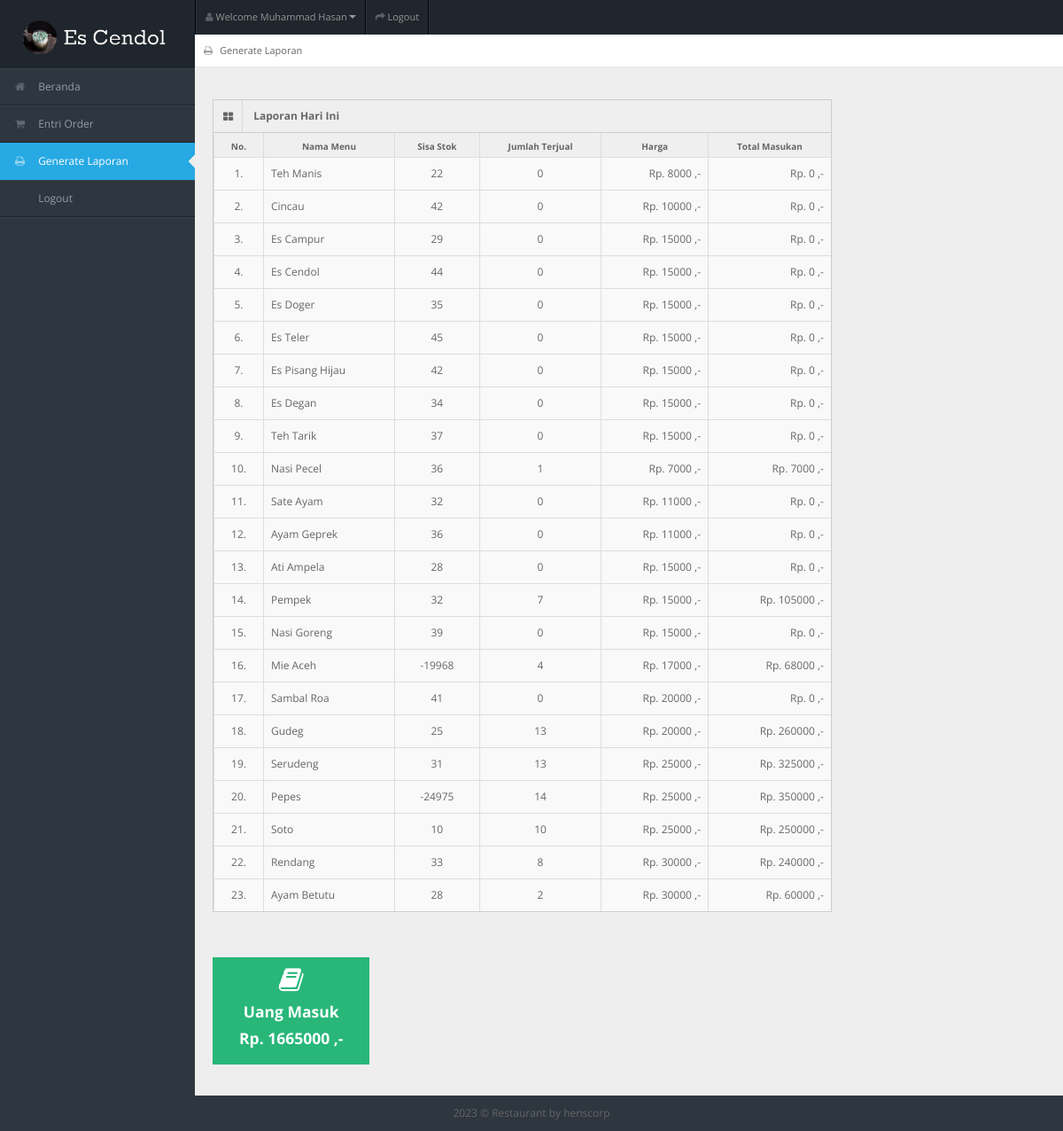
The page /generate_laporan.php (signed in) on the database its author committed.
### tables this page shows
CREATE TABLE `tb_user` (
  `id_user` int(11) NOT NULL AUTO_INCREMENT,
  `username` varchar(150) NOT NULL,
  `password` varchar(150) NOT NULL,
  `nama_user` varchar(150) NOT NULL,
  `id_level` int(11) NOT NULL,
  `status` varchar(150) NOT NULL,
  PRIMARY KEY (`id_user`),
  UNIQUE KEY `username` (`username`),
  KEY `id_level` (`id_level`),
  CONSTRAINT `tb_user_ibfk_1` FOREIGN KEY (`id_level`) REFERENCES `tb_level` (`id_level`)
);

CREATE TABLE `tb_masakan` (
  `id_masakan` int(11) NOT NULL AUTO_INCREMENT,
  `nama_masakan` varchar(150) NOT NULL,
  `harga` varchar(150) NOT NULL,
  `stok` int(11) NOT NULL,
  `status_masakan` varchar(150) NOT NULL,
  `gambar_masakan` varchar(150) NOT NULL,
  PRIMARY KEY (`id_masakan`)
);

### generate_laporan.php (the view, shortened to what this page needs)
<!DOCTYPE html>
<?php
include "connection/koneksi.php";
$id = $_SESSION['id_user'];
if(isset ($_SESSION['username'])){
  $query = "select * from tb_user natural join tb_level where id_user = $id";
  mysqli_query($conn, $query);
  $sql = mysqli_query($conn, $query);
  while($r = mysqli_fetch_array($sql)){
    $uang = 0;
?>
<html lang="en">
<head>
<link rel="stylesheet" href="template/dashboard/css/bootstrap.min.css" />
<link rel="stylesheet" href="template/dashboard/css/bootstrap-responsive.min.css" />
<link rel="stylesheet" href="template/dashboard/css/fullcalendar.css" />
<link rel="stylesheet" href="template/dashboard/css/matrix-style.css" />
<link rel="stylesheet" href="template/dashboard/css/matrix-media.css" />
<link href="template/dashboard/font-awesome/css/font-awesome.css" rel="stylesheet" />
<link rel="stylesheet" href="template/dashboard/css/jquery.gritter.css" />
</head>
<body>
<div id="header">
  <h1><a href="entri_transaksi.php">Entri Transaksi</a></h1>
</div>
<div id="user-nav" class="navbar navbar-inverse">
  <ul class="nav">
    <li  class="dropdown" id="profile-messages" ><a title="" href="#" data-toggle="dropdown" data-target="#profile-messages" class="dropdown-toggle"><i class="icon icon-user"></i>  <span class="text">Welcome <?php echo $r['nama_user'];?></span><b class="caret"></b></a>
    </li>
    <li class=""><a title="" href="logout.php"><i class="icon icon-share-alt"></i> <span class="text">Logout</span></a></li>
  </ul>
</div>
<div id="sidebar"><a href="generate_laporan.php" class="visible-phone"><i class="icon icon-print"></i> <span>Generate</span></a>
  <ul>
    <?php
    if($r['id_level'] == 1){
  ?>
    <li> <a href="beranda.php"><i class="icon icon-home"></i> <span>Beranda</span></a> </li>
    <li> <a href="entri_referensi.php"><i class="icon icon-tasks"></i> <span>Entri Referensi</span></a> </li>
    <li> <a href="order.php"><i class="icon icon-shopping-cart"></i> <span>Entri Order</span></a> </li>
    <li> <a href="entri_transaksi.php"><i class="icon icon-inbox"></i> <span>Entri Transaksi</span></a> </li>
    <li class="active"> <a href="generate_laporan.php"><i class="icon icon-print"></i> <span>Generate Laporan</span></a> </li>
    <li> <a href="logout.php"><i class="icon icon-sign-out"></i> <span>Logout</span></a> </li>
  <?php
    } else if($r['id_level'] == 2){
  ?>
    <li> <a href="beranda.php"><i class="icon icon-home"></i> <span>Beranda</span></a> </li>
    <li> <a href="order.php"><i class="icon icon-shopping-cart"></i> <span>Entri Order</span></a> </li>
    <li class="active"> <a href="generate_laporan.php"><i class="icon icon-print"></i> <span>Generate Laporan</span></a> </li>
    <li> <a href="logout.php"><i class="icon icon-sign-out"></i> <span>Logout</span></a> </li>
  <?php
    } else if($r['id_level'] == 3){
  ?>
    <li> <a href="beranda.php"><i class="icon icon-home"></i> <span>Beranda</span></a> </li>
    <li> <a href="entri_transaksi.php"><i class="icon icon-inbox"></i> <span>Entri Transaksi</span></a> </li>
    <li class="active"> <a href="generate_laporan.php"><i class="icon icon-print"></i> <span>Generate Laporan</span></a> </li>
    <li> <a href="logout.php"><i class="icon icon-sign-out"></i> <span>Logout</span></a> </li>
  <?php
    } else if($r['id_level'] == 4){
  ?>
    <li> <a href="beranda.php"><i class="icon icon-home"></i> <span>Beranda</span></a> </li>
    <li> <a href="entri_referensi.php"><i class="icon icon-tasks"></i> <span>Entri Referensi</span></a> </li>
    <li class="active"> <a href="generate_laporan.php"><i class="icon icon-print"></i> <span>Generate Laporan</span></a> </li>
    <li> <a href="logout.php"><i class="icon icon-sign-out"></i> <span>Logout</span></a> </li>
  <?php
    } else if($r['id_level'] == 5){
  ?>
    <li> <a href="beranda.php"><i class="icon icon-home"></i> <span>Beranda</span></a> </li>
    <li> <a href="#"><i class="icon icon-shopping-cart"></i> <span>Entri Order</span></a> </li>
    <li> <a href="logout.php"><i class="icon icon-sign-out"></i> <span>Logout</span></a> </li>
  <?php
    }
  ?>
  </ul>
</div>
<div id="content">
  <div id="content-header">
    <div id="breadcrumb"> <a href="generate_laporan.php" title="Go to here" class="tip-bottom"><i class="icon icon-print"></i> Generate Laporan</a></div>
  </div>
  <div class="container-fluid">
    <?php
      if($r['id_level'] == 1 || $r['id_level'] == 2 || $r['id_level'] == 3 || $r['id_level'] == 4){
    ?>
    <div class="row-fluid">
      <div class="span9">
        <div class="widget-box">
          <div class="widget-title bg_lg"><span class="icon"><i class="icon-th-large"></i></span>
            <h5>Laporan Hari Ini</h5>
          </div>
          <div class="widget-content nopadding" >
            <table class="table table-bordered table-invoice-full">
              <thead>
                <tr>
                  <th class="head0">No.</th>
                  <th class="head0">Nama Menu</th>
                  <th class="head1">Sisa Stok</th>
                  <th class="head0">Jumlah Terjual</th>
                  <th class="head0 right">Harga</th>
                  <th class="head0 right">Total Masukan</th>
                </tr>
              </thead>
              <?php
                $no = 1;
                $query_lihat_menu = "select * from tb_masakan";
                $sql_lihat_menu = mysqli_query($conn, $query_lihat_menu);
              ?>
              <tbody>
              <?php
                while($r_lihat_menu = mysqli_fetch_array($sql_lihat_menu)){
              ?>
                <tr>
                  <td><center><?php echo $no++;?>.</center></td>
                  <td><?php echo $r_lihat_menu['nama_masakan'];?></td>
                  <td><center><?php echo $r_lihat_menu['stok'];?></center></td>
                  <td>
                    <center>
                      <?php
                        $id_masakan = $r_lihat_menu['id_masakan'];
                        $query_jumlah = "select sum(jumlah_terjual) as jumlah_terjual from tb_stok left join tb_pesan on tb_stok.id_pesan = tb_pesan.id_pesan where id_masakan = $id_masakan and status_cetak = 'belum cetak'";
                        $sql_jumlah = mysqli_query($conn, $query_jumlah);
                        $result_jumlah = mysqli_fetch_array($sql_jumlah);
                        if($result_jumlah['jumlah_terjual'] != 0 || $result_jumlah['jumlah_terjual'] != null || $result_jumlah['jumlah_terjual'] != ""){
                          $jml = $result_jumlah['jumlah_terjual'];
                          echo $jml;
                        } else {
                          $jml = 0;
                          echo $jml;
                        }
                      ?>
                    </center>
                  </td>
                  <td style="text-align: right">Rp. <?php echo $r_lihat_menu['harga'];?> ,-</td>
                  <td style="text-align: right">Rp.
                      <?php
                        $id_masakan = $r_lihat_menu['id_masakan'];
                        $query_jumlah = "select sum(jumlah_terjual) as jumlah_terjual from tb_stok left join tb_pesan on tb_stok.id_pesan = tb_pesan.id_pesan where id_masakan = $id_masakan and status_cetak = 'belum cetak'";
                        $sql_jumlah = mysqli_query($conn, $query_jumlah);
                        $result_jumlah = mysqli_fetch_array($sql_jumlah);
                        $jml = 0;
                        if($result_jumlah['jumlah_terjual'] != 0 || $result_jumlah['jumlah_terjual'] != null || $result_jumlah['jumlah_terjual'] != ""){
                          $jml = $result_jumlah['jumlah_terjual'] * $r_lihat_menu['harga'];
                          echo $jml;
                        } else {
                          $jml = $result_jumlah['jumlah_terjual'] * $r_lihat_menu['harga'];
                          echo $jml;
                        }
                        $uang += $jml;
                      ?>
                   ,-</td>
                </tr>
              <?php
                }
              ?>
              </tbody>
            </table>
          </div>
        </div>
      </div>
    </div>
    <?php
      }
    ?>
  </div>
  <div class="container-fluid">
    <div class="row-fluid">
      <ul class="quick-actions">
        <li class="bg_lg"> <a href="#"><i class="icon-book"></i> <h4>Uang Masuk</h4><h4>Rp. <?php echo $uang;?> ,-</h4> </a> </li>
      </ul>
    </div>
  </div>
</div>
<div class="row-fluid">
  <div id="footer" class="span12"> <?php echo date('Y'); ?> &copy; Restaurant <a href="#">by henscorp</a> </div>
</div>
</body>
</html>
<?php
  }
} else {
  header('location: logout.php');
}
?>

### template/dashboard/css/matrix-media.css (style rules this page uses)
body { background:#2E363F; }
#header { background-color: #1f262d; margin-top:10px; }
#sidebar > ul { border-bottom: 1px solid #37414b }
#sidebar > ul > li { border-top: 1px solid #37414b; border-bottom: 1px solid #1f262d; }
#sidebar > ul > li.active { background-color: #27a9e3; border-bottom: 1px solid #27a9e3; border-top: 1px solid #27a9e3; }
#sidebar > ul > li.active a { color:#fff; text-decoration:none; }

### rows shown on the page
tb_user: nama_user "Muhammad Hasan", uang "1665000"
tb_masakan: nama_masakan "Teh Manis", stok "22", jml "0", harga "8000"
tb_masakan: nama_masakan "Cincau", stok "42", jml "0", harga "10000"
tb_masakan: nama_masakan "Es Campur", stok "29", jml "0", harga "15000"
tb_masakan: nama_masakan "Es Cendol", stok "44", jml "0", harga "15000"
tb_masakan: nama_masakan "Es Doger", stok "35", jml "0", harga "15000"
tb_masakan: nama_masakan "Es Teler", stok "45", jml "0", harga "15000"
tb_masakan: nama_masakan "Es Pisang Hijau", stok "42", jml "0", harga "15000"
tb_masakan: nama_masakan "Es Degan", stok "34", jml "0", harga "15000"
tb_masakan: nama_masakan "Teh Tarik", stok "37", jml "0", harga "15000"
tb_masakan: nama_masakan "Nasi Pecel", stok "36", jml "1", harga "7000", jml "7000"
tb_masakan: nama_masakan "Sate Ayam", stok "32", jml "0", harga "11000"
tb_masakan: nama_masakan "Ayam Geprek", stok "36", jml "0", harga "11000"
tb_masakan: nama_masakan "Ati Ampela", stok "28", jml "0", harga "15000"
tb_masakan: nama_masakan "Pempek", stok "32", jml "7", harga "15000", jml "105000"
tb_masakan: nama_masakan "Nasi Goreng", stok "39", jml "0", harga "15000"
tb_masakan: nama_masakan "Mie Aceh", stok "-19968", jml "4", harga "17000", jml "68000"
tb_masakan: nama_masakan "Sambal Roa", stok "41", jml "0", harga "20000"
tb_masakan: nama_masakan "Gudeg", stok "25", jml "13", harga "20000", jml "260000"
tb_masakan: nama_masakan "Serudeng", stok "31", jml "13", harga "25000", jml "325000"
tb_masakan: nama_masakan "Pepes", stok "-24975", jml "14", harga "25000", jml "350000"
tb_masakan: nama_masakan "Soto", stok "10", jml "10", harga "25000", jml "250000"
tb_masakan: nama_masakan "Rendang", stok "33", jml "8", harga "30000", jml "240000"
tb_masakan: nama_masakan "Ayam Betutu", stok "28", jml "2", harga "30000", jml "60000"
